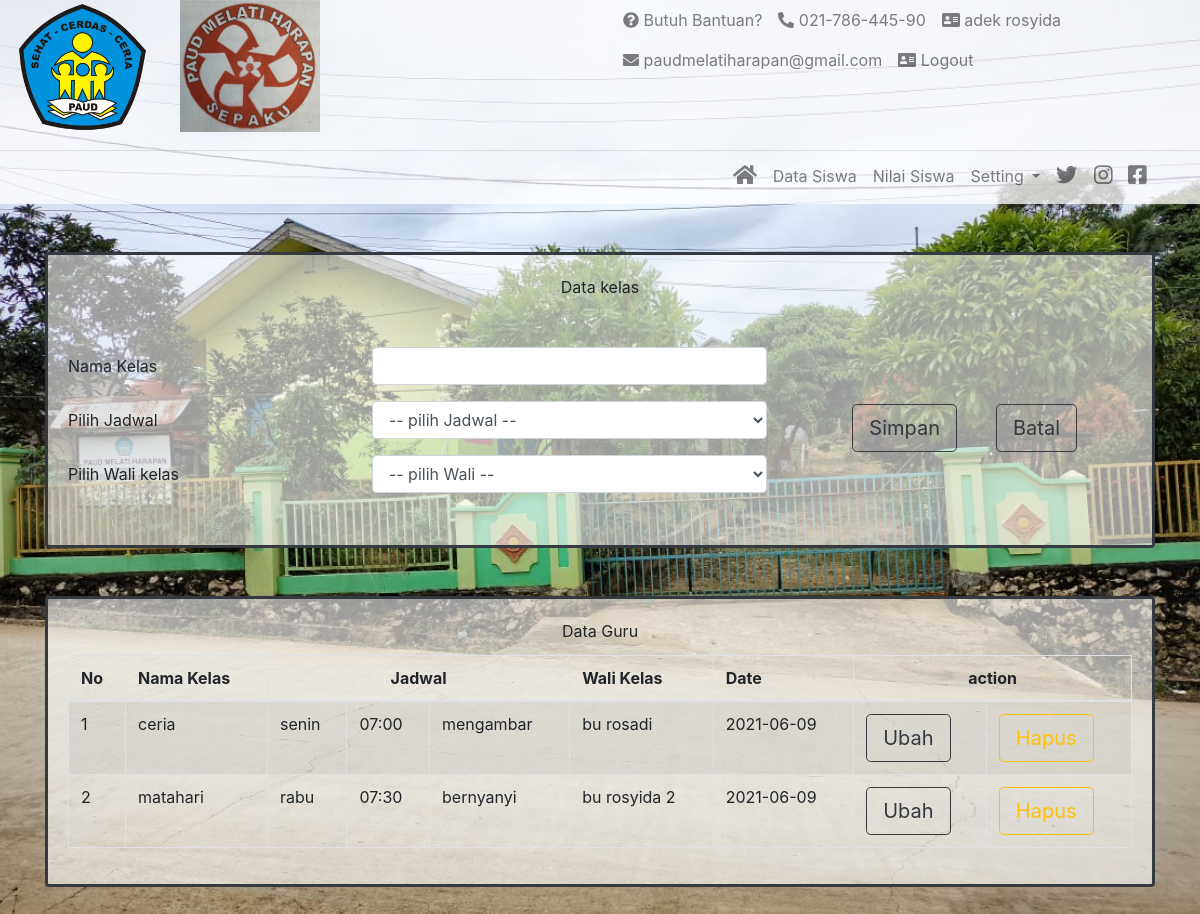
/admin/datakelas.php (signed in), run on the app's committed database.
### tables this page shows
CREATE TABLE `detail_user` (
  `id` int(20) NOT NULL,
  `nama_siswa` varchar(50) DEFAULT NULL,
  `nama_ortu` varchar(50) DEFAULT NULL,
  `alamat` varchar(50) DEFAULT NULL,
  `no_telp` varchar(50) DEFAULT NULL,
  `id_user` int(20) DEFAULT NULL,
  `umur` varchar(10) DEFAULT NULL,
  `tempat_lahir` varchar(50) DEFAULT NULL,
  `tgl_lahir` varchar(20) DEFAULT NULL,
  `jenis_kelamin` varchar(20) DEFAULT NULL,
  `email` varchar(20) DEFAULT NULL,
  `date` varchar(20) DEFAULT NULL
);

CREATE TABLE `kelas` (
  `id` int(20) NOT NULL,
  `nama_kelas` varchar(20) DEFAULT NULL,
  `id_guru` int(20) DEFAULT NULL,
  `id_jadwal` int(20) DEFAULT NULL,
  `date` varchar(20) DEFAULT NULL
);

CREATE TABLE `jadwal` (
  `id` int(20) NOT NULL,
  `hari` varchar(20) DEFAULT NULL,
  `jam` varchar(20) DEFAULT NULL,
  `id_pelajaran` int(20) DEFAULT NULL,
  `date` varchar(20) DEFAULT NULL
);

CREATE TABLE `pelajaran` (
  `id` int(20) NOT NULL,
  `nama_pelajaran` varchar(20) DEFAULT NULL,
  `id_guru` int(20) DEFAULT NULL,
  `date` varchar(20) DEFAULT NULL,
  `id_periode` int(20) DEFAULT NULL
);

CREATE TABLE `guru` (
  `id` int(20) NOT NULL,
  `nama_guru` varchar(20) DEFAULT NULL,
  `alamat` varchar(50) DEFAULT NULL,
  `date` varchar(20) DEFAULT NULL
);

### admin/datakelas.php (the view, shortened to what this page needs)
<!doctype php>
<php lang="en">
<?php
include '../db/database.php';
?>
<head>
    <link rel="stylesheet" href="../assets/css/bootstrap.min.css">
    <link rel="stylesheet" href="../assets/css/all.min.css" />
    <link rel="stylesheet" href="../assets/css/lia.css">
</head>
<body class="bgtotal">
    <div class="navbar-light bgnav">
        <div class="container-fluid">
            <div class="row">
                <div class="col-md-6">
                    <div class="row">
                        <div class="col-md-6">
                            <img src="../assets/img/logo2.png" alt="" style="max-width:50%; object-fit: cover;">
                        </div>
                        <div class="col-md-6">
                            <img src="../assets/img/logo1.jpg" alt="" style="max-width:52%; object-fit: cover; margin-left: -50%;">
                        </div>
                    </div>
                </div>
                <?php if (isset($_SESSION["id"])){
                   $id = $_SESSION['id'];
                   $sql = "select * from user INNER JOIN detail_user ON user.id = detail_user.id_user where user.id='$id'";
                   $result = $conn->query($sql);
                        $row = $result->fetch_assoc();
                       $user = $row["nama_siswa"];
                   ?>
                <div class="col-md">
                    <div class="row">
                        <div class="col-md">
                            <ul class="navbar-nav atas">
                                <li class="nav-item">
                                    <a class="nav-link" href="#"><i class="fas fa-question-circle"></i> Butuh
                                        Bantuan?</a>
                                </li>
                                <li class="nav-item">
                                    <div class="nav-link" href="#"><i class="fas fa-phone-alt"></i> 021-786-445-90</div>
                                </li>
                                <li class="nav-item ">
                                <a class="nav-link"><i class="fas fa-address-card"></i> <?php echo $user; ?>
                                        </a>
                                </li>
                            </ul>
                        </div>
                    </div>
                    <div class="row">
                        <div class="col-md">
                            <ul class="navbar-nav atas">
                                <li class="nav-item">
                                    <div class="nav-link"><i class="fas fa-envelope"></i>
                                        paudmelatiharapan@gmail.com</div>
                                </li>
                                <li class="nav-item">
                                    <a class="nav-link" href="../logout.php"><i class="fas fa-address-card"></i> Logout
                                        </a>
                                </li>
                            </ul>
                        </div>
                    </div>
                </div>
               <?php  }?>
            </div>
        </div>
        <hr style="margin-bottom:-3px;">
        <nav class="navbar navbar-expand-lg">
            <div class="container">
                <div class="collapse navbar-collapse" id="navbarTogglerDemo02">
                    <ul class="navbar-nav ml-auto mt-2 mt-lg-0">
                        <li class="nav-item">
                            <a class="nav-link" href="index.php"><i class="fas fa-home fa-lg"></i></a>
                        </li>
                        <li class="nav-item">
                            <a class="nav-link" href="datasiswa.php">Data Siswa</a>
                        </li>
                        <li class="nav-item">
                            <a class="nav-link" href="nilaisiswa.php">Nilai Siswa</a>
                        </li>
                        <?php if (isset($_SESSION["id"])){?>
                          <li class="nav-item dropdown">
                            <a class="nav-link dropdown-toggle" href="#" id="navbarDropdown" role="button" data-toggle="dropdown" aria-haspopup="true" aria-expanded="false">
                            Setting
                            </a>
                        </li>
                        <?php  }?>
                        <li class="nav-item">
                            <a class="nav-link" href="#"><i class="fab fa-twitter fa-lg"></i></a>
                        </li>
                        <li class="nav-item">
                            <a class="nav-link" href="#"><i class="fab fa-instagram fa-lg"></i></a>
                        </li>
                        <li class="nav-item">
                            <a class="nav-link" href="#"><i class="fab fa-facebook-square fa-lg"></i></a>
                        </li>
                    </ul>
                </div>
        </nav>
    </div>
    <div class="container mt-5 mb-5">
        <div class="row">
            <div class="col-md">
                <div class="card border-3 border-dark">
                    <div class="card-body">
                        <div class="card-title text-center">Data kelas</div>
                        <form class="mt-5" method="post">
                            <div class="row">
                                <div class="col-md-8">
                                    <div class="form-group row">
                                        <label for="studi" class="col-sm-5 col-form-label">Nama Kelas</label>
                                        <div class="col-sm-7">
                                            <input type="text" class="form-control" id="nama_kelas" name="nama_kelas">
                                        </div>
                                    </div>
                                    <div class="form-group row">
                                        <label for="staticEmail" class="col-sm-5 col-form-label">Pilih Jadwal</label>
                                        <div class="col-sm-7">
                                        <select class="form-control" id="jadwal" name="jadwal">
                                        <option>-- pilih Jadwal --</option>
                                       </select>
                                        </div>
                                    </div>
                                    <div class="form-group row">
                                        <label for="staticEmail" class="col-sm-5 col-form-label">Pilih Wali kelas</label>
                                        <div class="col-sm-7">
                                        <select class="form-control" id="guru" name="guru">
                                        <option>-- pilih Wali --</option>
                                       </select>
                                        </div>
                                    </div>
                                </div>
                                <div class="col-md-4 justify-content-center d-flex align-items-center">
                                    <div class="row ">
                                        <div class="col-md">
                                            <button type="submit" class="btn btn-outline-dark btn-lg">Simpan</button>
                                        </div>
                                    </div>
                                    <div class="row ml-4">
                                        <div class="col-md">
                                            <a href="" class="btn btn-outline-dark btn-lg">Batal</a>
                                        </div>
                                    </div>
                                </div>
                            </div>
                        </form>
                    </div>
                </div>
            </div>
        </div>
    </div>
    <div class="container mt-5 mb-5">
        <div class="row">
            <div class="col-md">
                <div class="card border-3 border-dark">
                    <div class="card-body">
                        <div class="card-title text-center">Data Guru</div>
                        <div class="table-responsive">
                        <table id="example" class="table table-striped table-bordered" style="width:100%">
                        <thead>
                        <tr>
                            <th>No</th>
                            <th>Nama Kelas</th>
                            <th class="text-center" colspan="3">Jadwal</th>
                            <th>Wali Kelas</th>
                            <th>Date</th>
                            <th class="text-center" colspan="2">action</th>
                        </tr>
                    </thead>
                    <tbody>
                        <?php
                            $sql = "select kelas.id, kelas.date, kelas.nama_kelas, kelas.id_jadwal, kelas.id_guru, jadwal.hari, jadwal.jam, pelajaran.nama_pelajaran, guru.nama_guru  from (((kelas INNER JOIN jadwal ON kelas.id_jadwal = jadwal.id) INNER JOIN guru ON kelas.id_guru = guru.id) INNER JOIN pelajaran ON jadwal.id_pelajaran = pelajaran.id)";
                            $result = $conn->query($sql);
                            $no = 1;
                            if ($result->num_rows > 0) {
                                while($row = $result->fetch_assoc()) {
                        ?>
                        <tr>
                            <td><?php echo $no++; ?></td>
                            <td><?php echo $row["nama_kelas"]; ?></td>
                            <td><?php echo $row["hari"]; ?></td>
                            <td><?php echo $row["jam"]; ?></td>
                            <td><?php echo $row["nama_pelajaran"]; ?></td>
                            <td><?php echo $row["nama_guru"]; ?></td>
                            <td><?php echo $row["date"]; ?></td>
                            <td><button type="submit" class=" ubahdata btn btn-outline-dark btn-lg" value="<?php echo $row['nama_kelas'].'|'.$row['id_jadwal'].'|'.$row['id_guru'].'|'.$row['id'];?>" >Ubah</button></td>
                            <form class="mt-5" method="post">
                            <td><button type="submit" class="btn btn-outline-warning btn-lg" >Hapus</button></td>
                            </form>
                        </tr>
                        <?php
                                }
                            }
                        ?>
                           </tbody>
                        </table>
                        </div>
                        </div>
                    </div>
                </div>
            </div>
        </div>
</body>
</php>

### assets/css/lia.css (style rules this page uses)
.bgtotal { background-image: url('../img/bcknew.jpg'); background-position: center; background-repeat: no-repeat; background-size: cover; }
.bgnav { background-color: rgba(255, 255, 255, 0.755); }
.border-3 { border-width: 3px !important; }
.atas { flex-direction: row; margin-right: 5px; }
.nav-link { padding-right: .5rem !important; padding-left: .5rem !important; }

### data on the page
detail_user: nama_siswa "adek rosyida"
kelas: nama_kelas "ceria", id_jadwal.hari "senin", id_jadwal.jam "07:00", pelajaran.nama_pelajaran "mengambar", id_guru.nama_guru "bu rosadi", date "2021-06-09"
kelas: nama_kelas "matahari", id_jadwal.hari "rabu", id_jadwal.jam "07:30", pelajaran.nama_pelajaran "bernyanyi", id_guru.nama_guru "bu rosyida 2", date "2021-06-09"
